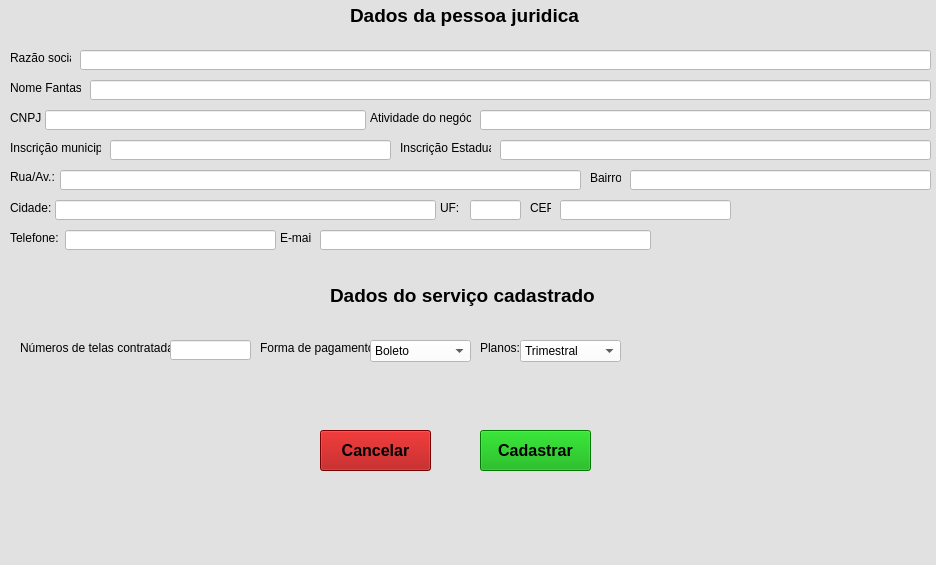
<?xml version="1.0" encoding="UTF-8"?>
<ui version="4.0">
 <class>MainWindow</class>
 <widget class="QMainWindow" name="MainWindow">
  <property name="geometry">
   <rect>
    <x>0</x>
    <y>0</y>
    <width>936</width>
    <height>565</height>
   </rect>
  </property>
  <property name="windowTitle">
   <string>Cadastro clientes</string>
  </property>
  <property name="styleSheet">
   <string notr="true">background-color: rgb(225, 225, 225);</string>
  </property>
  <widget class="QWidget" name="centralwidget">
   <widget class="QLineEdit" name="line_razao">
    <property name="geometry">
     <rect>
      <x>80</x>
      <y>50</y>
      <width>851</width>
      <height>20</height>
     </rect>
    </property>
    <property name="styleSheet">
     <string notr="true">background-color: rgb(255, 255, 255);</string>
    </property>
   </widget>
   <widget class="QLineEdit" name="line_fantasia">
    <property name="geometry">
     <rect>
      <x>90</x>
      <y>80</y>
      <width>841</width>
      <height>20</height>
     </rect>
    </property>
    <property name="styleSheet">
     <string notr="true">background-color: rgb(255, 255, 255);</string>
    </property>
   </widget>
   <widget class="QLineEdit" name="line_cnpj">
    <property name="geometry">
     <rect>
      <x>45</x>
      <y>110</y>
      <width>321</width>
      <height>20</height>
     </rect>
    </property>
    <property name="styleSheet">
     <string notr="true">background-color: rgb(255, 255, 255);</string>
    </property>
   </widget>
   <widget class="QLineEdit" name="line_estadual">
    <property name="geometry">
     <rect>
      <x>500</x>
      <y>140</y>
      <width>431</width>
      <height>20</height>
     </rect>
    </property>
    <property name="styleSheet">
     <string notr="true">background-color: rgb(255, 255, 255);</string>
    </property>
    <property name="text">
     <string/>
    </property>
   </widget>
   <widget class="QLineEdit" name="line_rua">
    <property name="geometry">
     <rect>
      <x>60</x>
      <y>170</y>
      <width>521</width>
      <height>20</height>
     </rect>
    </property>
    <property name="styleSheet">
     <string notr="true">background-color: rgb(255, 255, 255);</string>
    </property>
   </widget>
   <widget class="QLineEdit" name="line_municipal">
    <property name="geometry">
     <rect>
      <x>110</x>
      <y>140</y>
      <width>281</width>
      <height>20</height>
     </rect>
    </property>
    <property name="styleSheet">
     <string notr="true">background-color: rgb(255, 255, 255);</string>
    </property>
   </widget>
   <widget class="QLineEdit" name="line_bairro">
    <property name="geometry">
     <rect>
      <x>630</x>
      <y>170</y>
      <width>301</width>
      <height>20</height>
     </rect>
    </property>
    <property name="styleSheet">
     <string notr="true">background-color: rgb(255, 255, 255);</string>
    </property>
   </widget>
   <widget class="QLineEdit" name="line_uf">
    <property name="geometry">
     <rect>
      <x>470</x>
      <y>200</y>
      <width>51</width>
      <height>20</height>
     </rect>
    </property>
    <property name="styleSheet">
     <string notr="true">background-color: rgb(255, 255, 255);</string>
    </property>
   </widget>
   <widget class="QLineEdit" name="line_cep">
    <property name="geometry">
     <rect>
      <x>560</x>
      <y>200</y>
      <width>171</width>
      <height>20</height>
     </rect>
    </property>
    <property name="styleSheet">
     <string notr="true">background-color: rgb(255, 255, 255);</string>
    </property>
   </widget>
   <widget class="QLineEdit" name="line_cidade">
    <property name="geometry">
     <rect>
      <x>55</x>
      <y>200</y>
      <width>381</width>
      <height>20</height>
     </rect>
    </property>
    <property name="styleSheet">
     <string notr="true">background-color: rgb(255, 255, 255);</string>
    </property>
   </widget>
   <widget class="QLineEdit" name="line_tel">
    <property name="geometry">
     <rect>
      <x>65</x>
      <y>230</y>
      <width>211</width>
      <height>20</height>
     </rect>
    </property>
    <property name="styleSheet">
     <string notr="true">background-color: rgb(255, 255, 255);</string>
    </property>
   </widget>
   <widget class="QLineEdit" name="line_atividade">
    <property name="geometry">
     <rect>
      <x>480</x>
      <y>110</y>
      <width>451</width>
      <height>20</height>
     </rect>
    </property>
    <property name="styleSheet">
     <string notr="true">background-color: rgb(255, 255, 255);</string>
    </property>
   </widget>
   <widget class="QLineEdit" name="line_email">
    <property name="geometry">
     <rect>
      <x>320</x>
      <y>230</y>
      <width>331</width>
      <height>20</height>
     </rect>
    </property>
    <property name="styleSheet">
     <string notr="true">background-color: rgb(255, 255, 255);</string>
    </property>
   </widget>
   <widget class="QLabel" name="label_razao">
    <property name="geometry">
     <rect>
      <x>10</x>
      <y>50</y>
      <width>61</width>
      <height>16</height>
     </rect>
    </property>
    <property name="text">
     <string>Razão social:</string>
    </property>
   </widget>
   <widget class="QLabel" name="label_fantasia">
    <property name="geometry">
     <rect>
      <x>10</x>
      <y>80</y>
      <width>71</width>
      <height>16</height>
     </rect>
    </property>
    <property name="text">
     <string>Nome Fantasia:</string>
    </property>
   </widget>
   <widget class="QLabel" name="label_cnpj">
    <property name="geometry">
     <rect>
      <x>10</x>
      <y>110</y>
      <width>31</width>
      <height>16</height>
     </rect>
    </property>
    <property name="text">
     <string>CNPJ:</string>
    </property>
   </widget>
   <widget class="QLabel" name="label_estadual">
    <property name="geometry">
     <rect>
      <x>400</x>
      <y>140</y>
      <width>91</width>
      <height>16</height>
     </rect>
    </property>
    <property name="text">
     <string>Inscrição Estadual:</string>
    </property>
   </widget>
   <widget class="QLabel" name="label_municipal">
    <property name="geometry">
     <rect>
      <x>10</x>
      <y>140</y>
      <width>91</width>
      <height>16</height>
     </rect>
    </property>
    <property name="text">
     <string>Inscrição municipal:</string>
    </property>
   </widget>
   <widget class="QLabel" name="label_rua">
    <property name="geometry">
     <rect>
      <x>10</x>
      <y>170</y>
      <width>47</width>
      <height>13</height>
     </rect>
    </property>
    <property name="text">
     <string>Rua/Av.:</string>
    </property>
   </widget>
   <widget class="QLabel" name="label_bairro">
    <property name="geometry">
     <rect>
      <x>590</x>
      <y>170</y>
      <width>31</width>
      <height>16</height>
     </rect>
    </property>
    <property name="text">
     <string>Bairro:</string>
    </property>
   </widget>
   <widget class="QLabel" name="label_cidade">
    <property name="geometry">
     <rect>
      <x>10</x>
      <y>200</y>
      <width>41</width>
      <height>16</height>
     </rect>
    </property>
    <property name="text">
     <string>Cidade:</string>
    </property>
   </widget>
   <widget class="QLabel" name="label_uf">
    <property name="geometry">
     <rect>
      <x>440</x>
      <y>200</y>
      <width>21</width>
      <height>16</height>
     </rect>
    </property>
    <property name="text">
     <string>UF:</string>
    </property>
   </widget>
   <widget class="QLabel" name="label_cep">
    <property name="geometry">
     <rect>
      <x>530</x>
      <y>200</y>
      <width>21</width>
      <height>16</height>
     </rect>
    </property>
    <property name="text">
     <string>CEP:</string>
    </property>
   </widget>
   <widget class="QLabel" name="label_tel">
    <property name="geometry">
     <rect>
      <x>10</x>
      <y>230</y>
      <width>51</width>
      <height>16</height>
     </rect>
    </property>
    <property name="text">
     <string>Telefone:</string>
    </property>
   </widget>
   <widget class="QLabel" name="label_email">
    <property name="geometry">
     <rect>
      <x>280</x>
      <y>230</y>
      <width>31</width>
      <height>16</height>
     </rect>
    </property>
    <property name="text">
     <string>E-mail:</string>
    </property>
   </widget>
   <widget class="QLabel" name="label_ativid">
    <property name="geometry">
     <rect>
      <x>370</x>
      <y>110</y>
      <width>101</width>
      <height>16</height>
     </rect>
    </property>
    <property name="text">
     <string>Atividade do negócio:</string>
    </property>
   </widget>
   <widget class="QLabel" name="label_title">
    <property name="geometry">
     <rect>
      <x>350</x>
      <y>0</y>
      <width>241</width>
      <height>31</height>
     </rect>
    </property>
    <property name="font">
     <font>
      <pointsize>14</pointsize>
      <weight>75</weight>
      <bold>true</bold>
     </font>
    </property>
    <property name="text">
     <string>Dados da pessoa juridica</string>
    </property>
   </widget>
   <widget class="QPushButton" name="btn_cancel">
    <property name="geometry">
     <rect>
      <x>320</x>
      <y>430</y>
      <width>111</width>
      <height>41</height>
     </rect>
    </property>
    <property name="font">
     <font>
      <pointsize>12</pointsize>
      <weight>75</weight>
      <bold>true</bold>
     </font>
    </property>
    <property name="styleSheet">
     <string notr="true">QPushButton{
	background-color: rgb(170, 0, 0);
}
QPushButton:hover{
	background-color: rgb(255, 0, 0);
}</string>
    </property>
    <property name="text">
     <string>Cancelar</string>
    </property>
   </widget>
   <widget class="QPushButton" name="btn_cadastro">
    <property name="geometry">
     <rect>
      <x>480</x>
      <y>430</y>
      <width>111</width>
      <height>41</height>
     </rect>
    </property>
    <property name="font">
     <font>
      <pointsize>12</pointsize>
      <weight>75</weight>
      <bold>true</bold>
     </font>
    </property>
    <property name="styleSheet">
     <string notr="true">QPushButton{
	
	background-color: rgb(0, 170, 0);
}
QPushButton:hover{
	background-color: rgb(0, 255, 0);
}</string>
    </property>
    <property name="text">
     <string>Cadastrar</string>
    </property>
   </widget>
   <widget class="QLabel" name="label_title2">
    <property name="geometry">
     <rect>
      <x>330</x>
      <y>280</y>
      <width>281</width>
      <height>31</height>
     </rect>
    </property>
    <property name="font">
     <font>
      <pointsize>14</pointsize>
      <weight>75</weight>
      <bold>true</bold>
     </font>
    </property>
    <property name="text">
     <string>Dados do serviço cadastrado</string>
    </property>
   </widget>
   <widget class="QLabel" name="label_ntelas">
    <property name="geometry">
     <rect>
      <x>20</x>
      <y>340</y>
      <width>151</width>
      <height>16</height>
     </rect>
    </property>
    <property name="text">
     <string>Números de telas contratadas:</string>
    </property>
   </widget>
   <widget class="QLineEdit" name="line_ntela">
    <property name="geometry">
     <rect>
      <x>170</x>
      <y>340</y>
      <width>81</width>
      <height>20</height>
     </rect>
    </property>
    <property name="styleSheet">
     <string notr="true">background-color: rgb(255, 255, 255);</string>
    </property>
   </widget>
   <widget class="QLabel" name="label_formpag">
    <property name="geometry">
     <rect>
      <x>260</x>
      <y>340</y>
      <width>111</width>
      <height>16</height>
     </rect>
    </property>
    <property name="text">
     <string>Forma de pagamento:</string>
    </property>
   </widget>
   <widget class="QComboBox" name="comboBox_formpag">
    <property name="geometry">
     <rect>
      <x>370</x>
      <y>340</y>
      <width>101</width>
      <height>22</height>
     </rect>
    </property>
    <property name="styleSheet">
     <string notr="true">background-color: rgb(255, 255, 255);</string>
    </property>
    <item>
     <property name="text">
      <string>Boleto</string>
     </property>
    </item>
    <item>
     <property name="text">
      <string>Débito</string>
     </property>
    </item>
    <item>
     <property name="text">
      <string>Crédito a vista</string>
     </property>
    </item>
    <item>
     <property name="text">
      <string/>
     </property>
    </item>
   </widget>
   <widget class="QLabel" name="label_planos">
    <property name="geometry">
     <rect>
      <x>480</x>
      <y>340</y>
      <width>47</width>
      <height>16</height>
     </rect>
    </property>
    <property name="text">
     <string>Planos:</string>
    </property>
   </widget>
   <widget class="QComboBox" name="comboBox_planos">
    <property name="geometry">
     <rect>
      <x>520</x>
      <y>340</y>
      <width>101</width>
      <height>22</height>
     </rect>
    </property>
    <property name="styleSheet">
     <string notr="true">background-color: rgb(255, 255, 255);</string>
    </property>
    <item>
     <property name="text">
      <string>Trimestral</string>
     </property>
    </item>
    <item>
     <property name="text">
      <string>Semestral</string>
     </property>
    </item>
    <item>
     <property name="text">
      <string>Anual</string>
     </property>
    </item>
    <item>
     <property name="text">
      <string>Binual</string>
     </property>
    </item>
   </widget>
  </widget>
  <widget class="QMenuBar" name="menubar">
   <property name="geometry">
    <rect>
     <x>0</x>
     <y>0</y>
     <width>936</width>
     <height>21</height>
    </rect>
   </property>
  </widget>
 </widget>
 <resources/>
 <connections/>
</ui>
